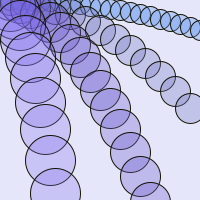
Frame 1 (no input)
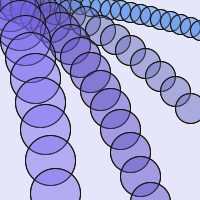
Frame 2 (the mouse pressed at the canvas centre, redrawn once)

The Processing sketch that drew these frames (run headless with seeded random() and noise(); the mouse was pressed at the canvas centre and the sketch redrawn once):

// Processing sketch: processing_92020
// ── processing_92020.pde


void setup() {
  size(200, 200);
  background(#E6E6FA);
  noLoop();
}

void draw() {
  stroke(20, 20, 0);
   fill(#6495ED, 90);
  for (int i=10;i<210;i+=10) {
       ellipse(i, i*i*30/200/200, 20, 20);
  }
  for (int g=10;g<200;g+=15) {
    fill(#7377C4,80);
    ellipse(g, g*g*45/150/100, 30, 30);
  }
  int h;
  for (h=10;h<210;h+=10) {
    fill(#6A5ACD, 80);
    ellipse(h, h*h*90/200/50, 40, 40);
  }
  int l;
  for (l=10;l<210;l+=5) {
    fill(#7B68EE, 70);
    ellipse(l, l*l*800/250/50, 50, 50);
  }
}
